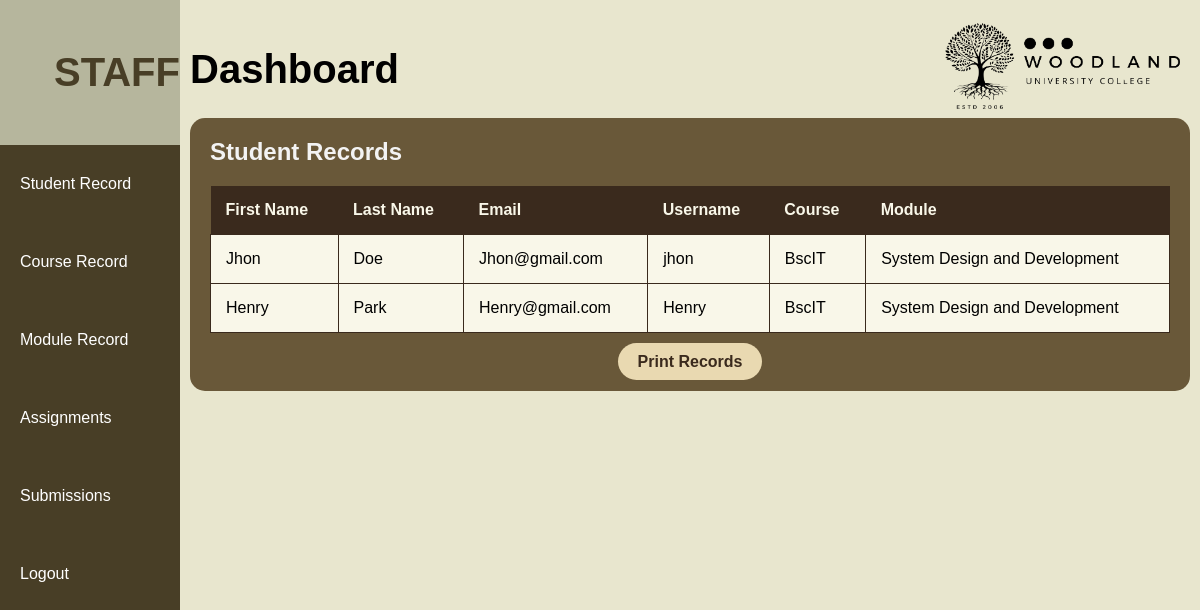
/websites/default/public/staff/studentrecord.php (signed in), run on the app's committed database.
### tables this page shows
CREATE TABLE `students` (
  `id` int(11) NOT NULL AUTO_INCREMENT,
  `firstname` varchar(50) NOT NULL,
  `lastname` varchar(50) NOT NULL,
  `email` varchar(100) NOT NULL,
  `username` varchar(50) NOT NULL,
  `password` varchar(255) NOT NULL,
  `is_archived` tinyint(1) DEFAULT 0,
  `course_id` int(11) DEFAULT NULL,
  `module_id` int(11) DEFAULT NULL,
  `date_of_birth` date DEFAULT NULL,
  `gender` varchar(10) DEFAULT NULL,
  `contact` varchar(20) DEFAULT NULL,
  `address` text DEFAULT NULL,
  `parents` text DEFAULT NULL,
  PRIMARY KEY (`id`),
  UNIQUE KEY `email` (`email`),
  UNIQUE KEY `username` (`username`),
  KEY `course_id` (`course_id`),
  KEY `module_id` (`module_id`),
  CONSTRAINT `students_ibfk_1` FOREIGN KEY (`course_id`) REFERENCES `courses` (`id`),
  CONSTRAINT `students_ibfk_2` FOREIGN KEY (`module_id`) REFERENCES `modules` (`id`)
);

CREATE TABLE `courses` (
  `id` int(11) NOT NULL AUTO_INCREMENT,
  `course_name` varchar(100) NOT NULL,
  `description` text DEFAULT NULL,
  `is_archived` tinyint(1) DEFAULT 0,
  PRIMARY KEY (`id`)
);

CREATE TABLE `modules` (
  `id` int(11) NOT NULL AUTO_INCREMENT,
  `module_name` varchar(100) NOT NULL,
  `description` text DEFAULT NULL,
  `course_id` int(11) DEFAULT NULL,
  `is_archived` tinyint(1) DEFAULT 0,
  PRIMARY KEY (`id`),
  KEY `course_id` (`course_id`),
  CONSTRAINT `fk_course_id` FOREIGN KEY (`course_id`) REFERENCES `courses` (`id`)
);

### websites/default/public/staff/studentrecord.php (the view, shortened to what this page needs)
<?php
$db = new DatabaseConnection();
$conn = $db->getConnection();
$queryCourses = "SELECT * FROM courses WHERE is_archived = 0";
$stmtCourses = $conn->prepare($queryCourses);
$stmtCourses->execute();
$courses = $stmtCourses->fetchAll(PDO::FETCH_ASSOC);
$query = "SELECT students.*, courses.course_name, modules.module_name FROM students
          LEFT JOIN courses ON students.course_id = courses.id
          LEFT JOIN modules ON students.module_id = modules.id
          WHERE students.is_archived = 0";
$stmt = $conn->prepare($query);
$stmt->execute();
$students = $stmt->fetchAll(PDO::FETCH_ASSOC);
$content = '
    <div class="table-container">
        <h1 class="table-title">Student Records</h1>
        <table id="studentTable">
            <tr>
                <th>First Name</th>
                <th>Last Name</th>
                <th>Email</th>
                <th>Username</th>
                <th>Course</th>
                <th>Module</th>
            </tr>';
foreach ($students as $row) {
    $content .= '
            <tr>
                <td>' . htmlspecialchars($row['firstname']) . '</td>
                <td>' . htmlspecialchars($row['lastname']) . '</td>
                <td>' . htmlspecialchars($row['email']) . '</td>
                <td>' . htmlspecialchars($row['username']) . '</td>
                <td>' . htmlspecialchars($row['course_name']) . '</td>
                <td>' . htmlspecialchars($row['module_name']) . '</td>
            </tr>';
}
$content .= '
        </table>
        <div class="button-group">
            <a href="../admin/print.php" class="button">Print Records</a>
        </div>
    </div>
    <div id="addStudentDialog" class="modal">
        <div class="modal-content">
            <span class="close" onclick="closeAddDialog()">&times;</span>
            <h1>Add New Student</h1>
            <form id="addStudentForm" method="POST">
                <input type="text" name="firstname" placeholder="First Name" required>
                <input type="text" name="lastname" placeholder="Last Name" required>
                <input type="email" name="email" placeholder="Email" required>
                <input type="text" name="username" placeholder="Username" required>
                <input type="password" name="password" placeholder="Password" required>
                <select name="course_id" required>
                    <option value="">Select Course</option>';
foreach ($courses as $course) {
    $content .= '<option value="' . htmlspecialchars($course['id']) . '">' . htmlspecialchars($course['course_name']) . '</option>';
}
$content .= '
                </select>
                <select name="module_id" required>
                    <option value="">Select Module</option>';
include 'staff_layout.php';
?>

### websites/default/public/stylee.css (style rules this page uses)
* { box-sizing: border-box; margin: 0; padding: 0; }
li, a { font-family: "Montserrat", sans-serif; font-weight: 500; font-size: 16px; color: #333333; text-decoration: none; }
body { font-family: Arial, sans-serif; margin: 0; padding: 0; }
.admin-body { margin: 0; font-family: Arial, sans-serif; background-color: #eee; }
.table-container { width: 100%; padding: 20px; background-color: #695839; border-radius: 15px; }
.table-title { font-size: 24px; font-weight: bold; margin-bottom: 20px; color: #f3f3f3; }
table { border-radius: 20px; width: 100%; border-collapse: collapse; }
th { background-color: #3A2A1D; color: #F9F7E9; padding: 15px; text-align: left; }
td { background-color: #F9F7E9; padding: 15px; border: 1px solid #3A2A1D; text-align: left; }
.button-group { margin-top: 20px; text-align: center; }
.button { background-color: #E9D9B1; color: #3A2A1D; padding: 10px 20px; margin: 5px; border-radius: 20px; text-decoration: none; font-weight: bold; }

### data on the page
students: firstname "Jhon", lastname "Doe", email "Jhon@gmail.com", username "jhon", course.course_name "BscIT", module.module_name "System Design and Development"
students: firstname "Henry", lastname "Park", email "Henry@gmail.com", username "Henry", course.course_name "BscIT", module.module_name "System Design and Development"

### other printed values
$pageTitle "Dashboard"
